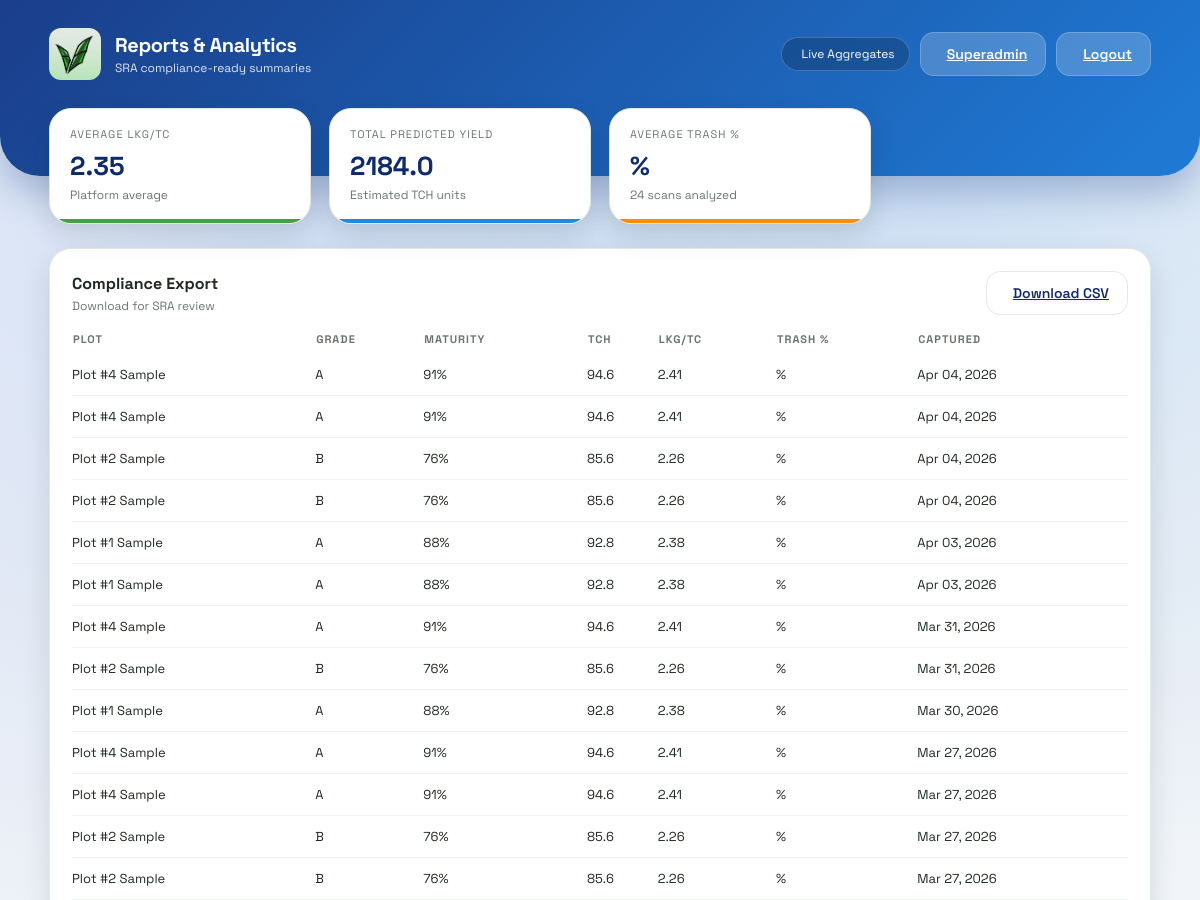
/superadmin/reports (signed in, upper part), run on an earlier commit of the app's database.
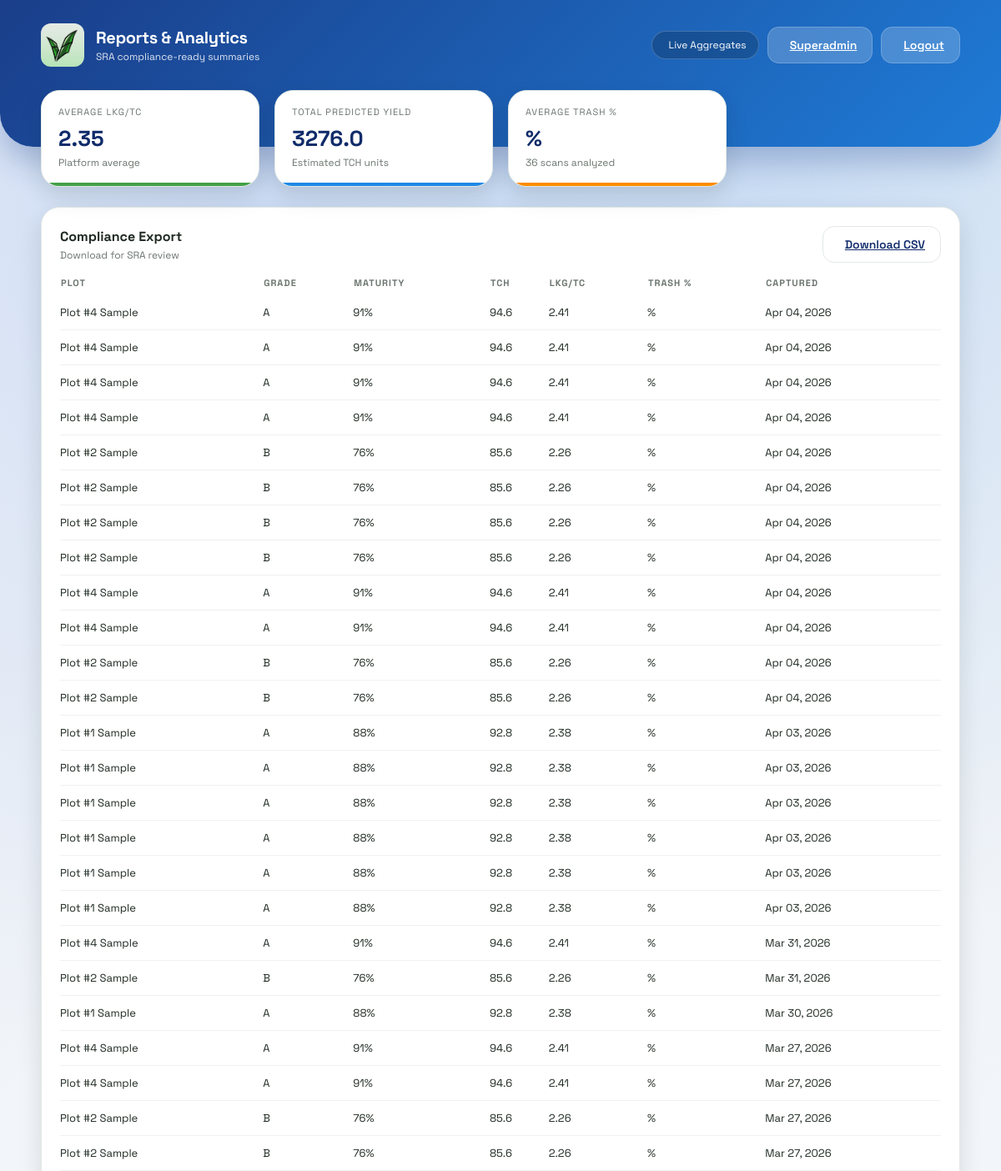
And on a later commit of the database.
### models.py (models this page shows)
class Scan(db.Model):
    id = db.Column(db.Integer, primary_key=True)
    user_id = db.Column(db.Integer, db.ForeignKey('user.id', ondelete='CASCADE'), nullable=False)
    plot_name = db.Column(db.String(80), nullable=False)
    grade = db.Column(db.String(2), nullable=False)
    maturity_pct = db.Column(db.Integer, nullable=False)
    status = db.Column(db.String(20), nullable=False, default='pending')
    created_at = db.Column(db.DateTime, default=datetime.utcnow, nullable=False)
    user = db.relationship('User', backref=db.backref('scans', lazy=True, cascade='all, delete-orphan'))

### app.py (the view)
@app.route('/superadmin/reports')
@role_required('superadmin')
def superadmin_reports():
    scans = Scan.query.order_by(Scan.created_at.desc()).all()
    total_scans = len(scans)
    rows = []
    total_tch = 0
    total_lkg_tc = 0
    total_trash = 0
    for scan in scans:
        tch, lkg_tc, trash_pct = estimate_scan_metrics(scan)
        total_tch += tch
        total_lkg_tc += lkg_tc
        total_trash += trash_pct
        rows.append({
            "plot_name": scan.plot_name,
            "grade": scan.grade,
            "maturity_pct": scan.maturity_pct,
            "tch": tch,
            "lkg_tc": lkg_tc,
            "created_at": scan.created_at
        })
    avg_lkg_tc = round(total_lkg_tc / total_scans, 2) if total_scans else 0
    avg_trash_pct = round(total_trash / total_scans, 2) if total_scans else 0
    total_predicted_yield = round(total_tch, 2) if total_scans else 0
    report = {
        "avg_lkg_tc": avg_lkg_tc,
        "total_predicted_yield": total_predicted_yield,
        "total_scans": total_scans
    }
    return render_template(
        'superadmin_reports.html',
        report=report,
        rows=rows,
        current_admin=get_current_admin()
    )

### app.py (called while the page is built)
def role_required(required_role):
    def decorator(view):
        @wraps(view)
        def wrapped(*args, **kwargs):
            admin_id = session.get('admin_id')
            if not admin_id:
                return redirect(url_for('admin_login'))
            admin = Admin.query.get(admin_id)
            if not admin or admin.is_archived or admin.role != required_role:
                return redirect(url_for('admin_portal'))
            return view(*args, **kwargs)
        return wrapped
    return decorator

def get_current_admin():
    admin_id = session.get('admin_id')
    if not admin_id:
        return None
    admin = Admin.query.get(admin_id)
    if not admin or admin.is_archived:
        return None
    return admin

def estimate_scan_metrics(scan):
    maturity = scan.maturity_pct or 0
    estimated_tch = round(40 + (maturity * 0.6), 2)
    estimated_lkg_tc = round(1.5 + (maturity * 0.01), 2)
    estimated_trash_pct = round(max(2, 12 - (maturity * 0.08)), 2)
    return estimated_tch, estimated_lkg_tc, estimated_trash_pct

### templates/superadmin_reports.html (shortened to what this page needs)
<!DOCTYPE html>
<html lang="en">
<head>
    <link rel="stylesheet" href="{{ url_for('static', filename='style.css') }}">
</head>
<body class="admin-layout">
    <header class="dashboard-header">
        <div class="header-content">
            <div class="brand">
                <div class="brand-icon">
                    <img src="{{ url_for('static', filename='logo.jpg') }}" alt="VISCANE Logo" style="width: 100%; height: 100%; object-fit: cover; border-radius: 12px;">
                </div>
                <div>
                    <p class="brand-title">Reports & Analytics</p>
                    <p class="brand-subtitle">SRA compliance-ready summaries</p>
                </div>
            </div>
            <div class="header-actions">
                <div class="status-pill">
                    Live Aggregates
                </div>
                <a class="btn light" href="/superadmin">
                    Superadmin
                </a>
                <a class="btn light" href="/admin-logout">
                    Logout
                </a>
            </div>
        </div>
    </header>
    <main class="dashboard-container fade-in">
        <section class="stats-grid">
            <div class="stat-card accent-green">
                <div class="stat-label">Average LKG/TC</div>
                <div class="stat-value">{{ report.avg_lkg_tc }}</div>
                <div class="stat-meta">Platform average</div>
            </div>
            <div class="stat-card accent-blue">
                <div class="stat-label">Total Predicted Yield</div>
                <div class="stat-value">{{ report.total_predicted_yield }}</div>
                <div class="stat-meta">Estimated TCH units</div>
            </div>
            <div class="stat-card accent-orange">
                <div class="stat-label">Average Trash %</div>
                <div class="stat-value">{{ report.avg_trash_pct }}%</div>
                <div class="stat-meta">{{ report.total_scans }} scans analyzed</div>
            </div>
        </section>
        <section class="panel">
            <div class="panel-header">
                <div>
                    <h3 class="panel-title">Compliance Export</h3>
                    <p class="panel-subtitle">Download for SRA review</p>
                </div>
                <a class="btn ghost" href="/superadmin/reports/download">
                    Download CSV
                </a>
            </div>
            <table class="data-table">
                <thead>
                    <tr>
                        <th>Plot</th>
                        <th>Grade</th>
                        <th>Maturity</th>
                        <th>TCH</th>
                        <th>LKG/TC</th>
                        <th>Trash %</th>
                        <th>Captured</th>
                    </tr>
                </thead>
                <tbody>
                    {% if rows %}
                        {% for row in rows %}
                            <tr>
                                <td>{{ row.plot_name }}</td>
                                <td>{{ row.grade }}</td>
                                <td>{{ row.maturity_pct }}%</td>
                                <td>{{ row.tch }}</td>
                                <td>{{ row.lkg_tc }}</td>
                                <td>{{ row.trash_pct }}%</td>
                                <td>{{ row.created_at.strftime('%b %d, %Y') }}</td>
                            </tr>
                        {% endfor %}
                    {% else %}
                        <tr>
                            <td colspan="7">No scan data available for reporting.</td>
                        </tr>
                    {% endif %}
                </tbody>
            </table>
        </section>
    </main>
</body>
</html>

What changed in the data, as far as the page shows it:
added Scan: plot_name "Plot #4 Sample", grade "A", maturity_pct "91", tch "94.6", lkg_tc "2.41", created_at "Apr 04, 2026"
added Scan: plot_name "Plot #4 Sample", grade "A", maturity_pct "91", tch "94.6", lkg_tc "2.41", created_at "Apr 04, 2026"
added Scan: plot_name "Plot #4 Sample", grade "A", maturity_pct "91", tch "94.6", lkg_tc "2.41", created_at "Apr 04, 2026"
added Scan: plot_name "Plot #4 Sample", grade "A", maturity_pct "91", tch "94.6", lkg_tc "2.41", created_at "Apr 04, 2026"
added Scan: plot_name "Plot #2 Sample", grade "B", maturity_pct "76", tch "85.6", lkg_tc "2.26", created_at "Apr 04, 2026"
added Scan: plot_name "Plot #2 Sample", grade "B", maturity_pct "76", tch "85.6", lkg_tc "2.26", created_at "Apr 04, 2026"
added Scan: plot_name "Plot #2 Sample", grade "B", maturity_pct "76", tch "85.6", lkg_tc "2.26", created_at "Apr 04, 2026"
added Scan: plot_name "Plot #2 Sample", grade "B", maturity_pct "76", tch "85.6", lkg_tc "2.26", created_at "Apr 04, 2026"
added Scan: plot_name "Plot #1 Sample", grade "A", maturity_pct "88", tch "92.8", lkg_tc "2.38", created_at "Apr 03, 2026"
added Scan: plot_name "Plot #1 Sample", grade "A", maturity_pct "88", tch "92.8", lkg_tc "2.38", created_at "Apr 03, 2026"
added Scan: plot_name "Plot #1 Sample", grade "A", maturity_pct "88", tch "92.8", lkg_tc "2.38", created_at "Apr 03, 2026"
added Scan: plot_name "Plot #1 Sample", grade "A", maturity_pct "88", tch "92.8", lkg_tc "2.38", created_at "Apr 03, 2026"
Also different on the page:
{{ report.total_predicted_yield }}: "2184.0" → "3276.0"
{{ report.total_scans }}: "24" → "36"
